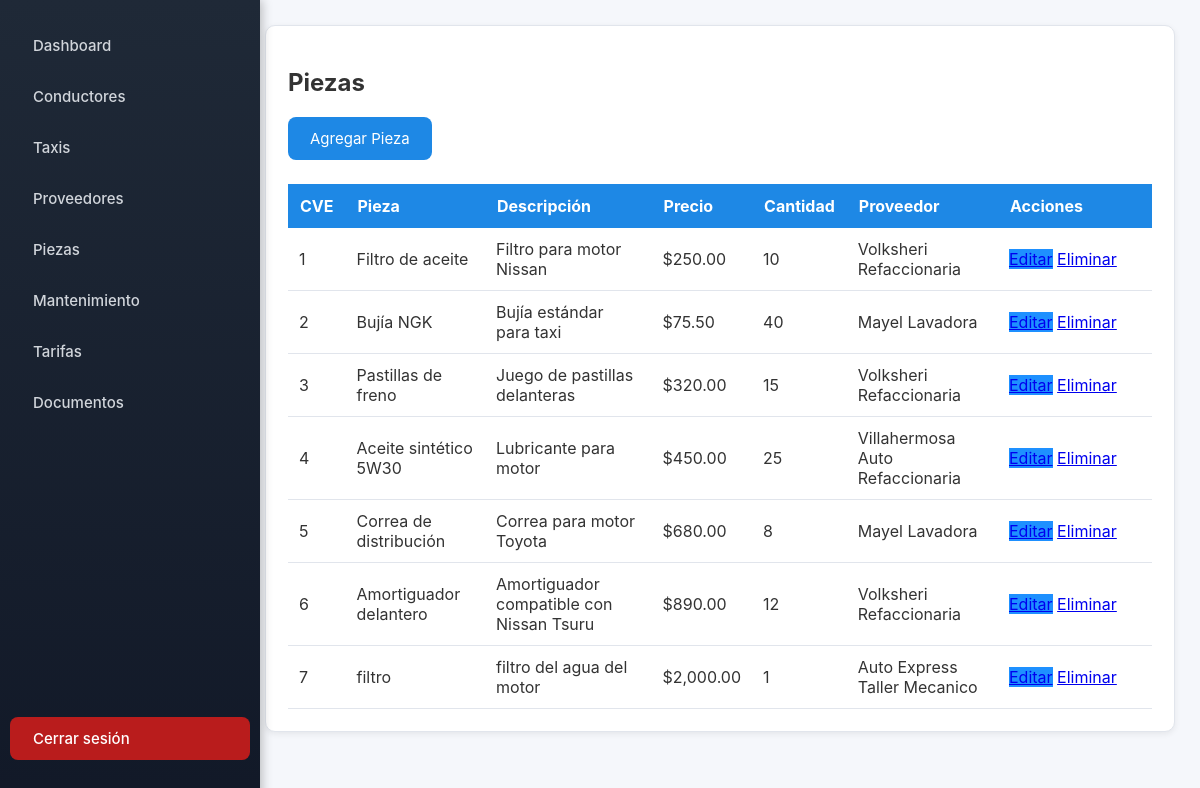
The app's page /paginas/piezas/index.php (signed in) with its own data.
### tables this page shows
CREATE TABLE IF NOT EXISTS `piezas` (
  `CVE_PIEZA` int(11) NOT NULL AUTO_INCREMENT,
  `NOMBRE` varchar(80) DEFAULT NULL,
  `DESCRIPCION` text DEFAULT NULL,
  `PRECIO` decimal(10,2) DEFAULT NULL,
  `CANTIDAD` int(11) DEFAULT NULL,
  `CVE_PROVEEDORES` int(11) DEFAULT NULL,
  PRIMARY KEY (`CVE_PIEZA`),
  KEY `CVE_PROVEEDORES` (`CVE_PROVEEDORES`),
  CONSTRAINT `piezas_ibfk_1` FOREIGN KEY (`CVE_PROVEEDORES`) REFERENCES `proveedores` (`CVE_PROVEEDORES`)
);

### paginas/piezas/index.php (the view, shortened to what this page needs)
<?php
include '../../conexion.php';
include '../../includes/menu.php';
$query = $conn->query("
    SELECT p.*,
           CONCAT(pr.NOMBRE, ' ', pr.APELLIDO_PATERNO) AS PROVEEDOR
    FROM PIEZAS p
    LEFT JOIN PROVEEDORES pr ON pr.CVE_PROVEEDORES = p.CVE_PROVEEDORES
    ORDER BY p.CVE_PIEZA ASC
");
?>
<div class="card">
    <h2>Piezas</h2>
    <a class="button" href="agregar.php" style="margin-bottom:14px;">Agregar Pieza</a>
    <table class="table">
        <thead>
            <tr>
                <th>CVE</th>
                <th>Pieza</th>
                <th>Descripción</th>
                <th>Precio</th>
                <th>Cantidad</th>
                <th>Proveedor</th>
                <th style="width:130px;">Acciones</th>
            </tr>
        </thead>
        <tbody>
            <?php while($r = $query->fetch_assoc()): ?>
            <tr>
                <td><?= $r['CVE_PIEZA'] ?></td>
                <td><?= htmlspecialchars($r['NOMBRE']) ?></td>
                <td><?= htmlspecialchars($r['DESCRIPCION']) ?></td>
                <td>$<?= number_format($r['PRECIO'], 2) ?></td>
                <td><?= $r['CANTIDAD'] ?></td>
                <td><?= htmlspecialchars($r['PROVEEDOR']) ?></td>
                <td>
                    <a class="btn-edit" href="editar.php?id=<?= $r['CVE_PIEZA'] ?>">Editar</a>
                    <a class="btn-del" href="eliminar.php?id=<?= $r['CVE_PIEZA'] ?>"
                       onclick="return confirm('¿Eliminar esta pieza?');">Eliminar</a>
                </td>
            </tr>
            <?php endwhile; ?>
        </tbody>
    </table>
</div>
<?php include '../../includes/footer.php'; ?>

### css/estilos.css (style rules this page uses)
* { transition: all .15s ease-in-out; }
.card { background: var(--card); padding: 22px; border-radius: 10px; box-shadow:0 2px 6px rgba(0,0,0,.07); border:1px solid var(--borde); margin-bottom:20px; animation: fadeIn .4s ease; }
.button { background: var(--color-primario); border:none; color:white; padding:12px 22px; border-radius:8px; cursor:pointer; font-size:15px; display:inline-block; text-decoration:none; }
table { width:100%; border-collapse:collapse; margin-top:10px; }
th { background: var(--color-primario); color:white; padding:12px; text-align:left; }
td { padding:11px; background:white; border-bottom:1px solid var(--borde); }
.btn-edit { background: #1e90ff; }

### records on screen
piezas: CVE_PIEZA "1", NOMBRE "Filtro de aceite", DESCRIPCION "Filtro para motor Nissan", PRECIO "250.00", CANTIDAD "10", PROVEEDOR "Volksheri Refaccionaria"
piezas: CVE_PIEZA "2", NOMBRE "Bujía NGK", DESCRIPCION "Bujía estándar para taxi", PRECIO "75.50", CANTIDAD "40", PROVEEDOR "Mayel Lavadora"
piezas: CVE_PIEZA "3", NOMBRE "Pastillas de freno", DESCRIPCION "Juego de pastillas delanteras", PRECIO "320.00", CANTIDAD "15", PROVEEDOR "Volksheri Refaccionaria"
piezas: CVE_PIEZA "4", NOMBRE "Aceite sintético 5W30", DESCRIPCION "Lubricante para motor", PRECIO "450.00", CANTIDAD "25", PROVEEDOR "Villahermosa Auto Refaccionaria"
piezas: CVE_PIEZA "5", NOMBRE "Correa de distribución", DESCRIPCION "Correa para motor Toyota", PRECIO "680.00", CANTIDAD "8", PROVEEDOR "Mayel Lavadora"
piezas: CVE_PIEZA "6", NOMBRE "Amortiguador delantero", DESCRIPCION "Amortiguador compatible con Nissan Tsuru", PRECIO "890.00", CANTIDAD "12", PROVEEDOR "Volksheri Refaccionaria"
piezas: CVE_PIEZA "7", NOMBRE "filtro", DESCRIPCION "filtro del agua del motor", PRECIO "2,000.00", CANTIDAD "1", PROVEEDOR "Auto Express Taller Mecanico"
